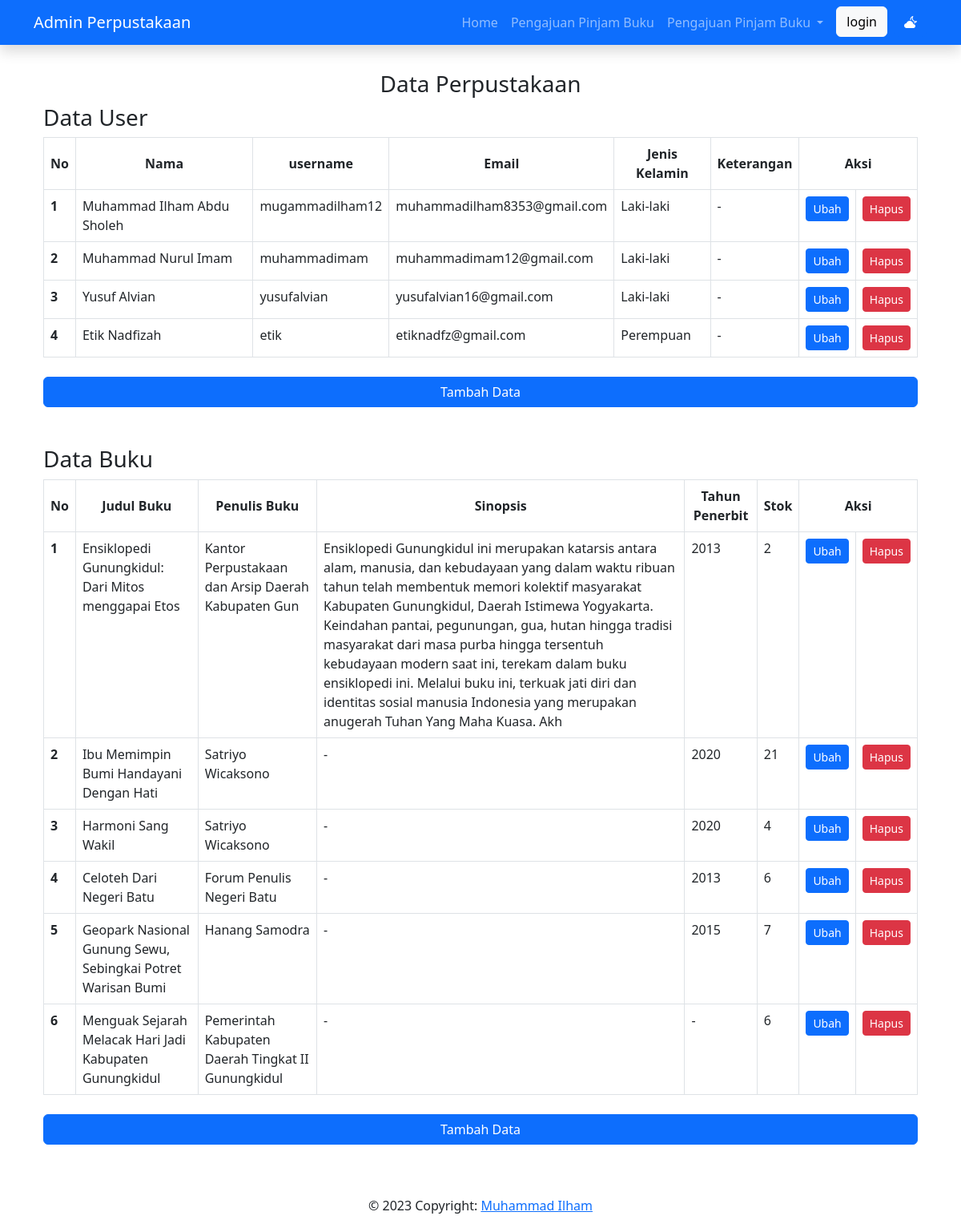
The page /data-perpustakaan.php on the database its author committed.
### tables this page shows
CREATE TABLE `user` (
  `username` varchar(15) NOT NULL,
  `nama` varchar(50) NOT NULL,
  `password` varchar(8) NOT NULL,
  `email` varchar(30) NOT NULL,
  `jenis_kelamin` varchar(10) NOT NULL,
  `keterangan` text NOT NULL
);

CREATE TABLE `buku` (
  `id_buku` int(11) NOT NULL,
  `judul_buku` varchar(100) NOT NULL,
  `penulis_buku` varchar(50) NOT NULL,
  `sinopsis` varchar(500) NOT NULL,
  `tahun` varchar(4) NOT NULL,
  `stok` int(11) NOT NULL
);

### data-perpustakaan.php (the view, shortened to what this page needs)
<?php include 'template/header.php'; ?>
<body>
	<?php include 'template/nav.php'; ?>
	<div class="container mt-5 p-4">
		<div class="top-bar">
			<h3 class="text-center mt-3">Data Perpustakaan</h3>
		</div>
		<div class="form-data">
			<h3>Data User</h3>
			<table class="table table-bordered table-hover">
				<thead>
					<tr>
						<th scope="col" class="text-center align-items-center align-middle">No</th>
						<th scope="col" class="text-center align-items-center align-middle">Nama</th>
						<th scope="col" class="text-center align-items-center align-middle">username</th>
						<th scope="col" class="text-center align-items-center align-middle">Email</th>
						<th scope="col" class="text-center align-items-center align-middle">Jenis Kelamin</th>
						<th scope="col" class="text-center align-items-center align-middle">Keterangan</th>
						<th colspan="2" class="text-center align-items-center align-middle">Aksi</th>
					</tr>
				</thead>
				<tbody>
					<?php
					$i = 1;
					include "koneksi.php";
					$query = "SELECT * FROM user";
					$result = mysqli_query($koneksi, $query);
					while ($data = mysqli_fetch_array($result)) {
						echo "<tr>";
						echo "<th scope=\"row\">" . $i++ . "</th>";
						echo "<td>" . $data['nama'] . "</td>";
						echo "<td>" . $data['username'] . "</td>";
						echo "<td>" . $data['email'] . "</td>";
						echo "<td>" . $data['jenis_kelamin'] . "</td>";
						echo "<td>" . $data['keterangan'] . "</td>";
						echo "<td><a href='detail-anggota.php?username=" . $data['username'] . "'><button type=\"button\" class=\"btn btn-primary btn-sm\">Ubah</button></a></td>";
						echo "<td><a href='hapus-user.php?username=" . $data['username'] . "'><button type=\"button\" class=\"btn btn-danger btn-sm\">Hapus</button></a></td>";
						echo "</tr>";
					}
					?>
				</tbody>
			</table>
			<div class="mt-4 mb-4">
				<a class="btn btn-primary w-100" href="form-pendaftaran.php" role="button">Tambah Data</a>
			</div>
		</div>
		<h3 class="mt-5">Data Buku</h3>
		<table class="table table-bordered table-hover">
			<thead>
				<tr>
					<th scope="col" class="text-center align-items-center align-middle">No</th>
					<th scope="col" class="text-center align-items-center align-middle">Judul Buku</th>
					<th scope="col" class="text-center align-items-center align-middle">Penulis Buku</th>
					<th scope="col" class="text-center align-items-center align-middle">Sinopsis</th>
					<th scope="col" class="text-center align-items-center align-middle">Tahun Penerbit</th>
					<th scope="col" class="text-center align-items-center align-middle">Stok</th>
					<th colspan="2" class="text-center align-items-center align-middle">Aksi</th>
				</tr>
			</thead>
			<tbody>
				<?php
				$a = 1;
				include "koneksi.php";
				$query = "SELECT * FROM buku";
				$result = mysqli_query($koneksi, $query);
				while ($data = mysqli_fetch_array($result)) {
					echo "<tr>";
					echo "<th scope=\"row\">" . $a++ . "</th>";
					echo "<td>" . $data['judul_buku'] . "</td>";
					echo "<td>" . $data['penulis_buku'] . "</td>";
					echo "<td>" . $data['sinopsis'] . "</td>";
					echo "<td>" . $data['tahun'] . "</td>";
					echo "<td>" . $data['stok'] . "</td>";
					echo "<td><a href='detail-buku.php?id_buku=" . $data['id_buku'] . "'><button type=\"button\" class=\"btn btn-primary btn-sm\">Ubah</button></a></td>";
					echo "<td><a href='hapus-buku.php?id_buku=" . $data['id_buku'] . "'><button type=\"button\" class=\"btn btn-danger btn-sm\">Hapus</button></a></td>";
					echo "</tr>";
				}
				?>
			</tbody>
		</table>
		<div class="mt-4 mb-4">
			<a class="btn btn-primary w-100" href="form-buku.php" role="button">Tambah Data</a>
		</div>
	</div>
	<?php include 'template/footer.php'; ?>

### template/header.php (shortened to what this page needs)
<!DOCTYPE html>
<html id="myDiv" data-bs-theme="light">
<head>
	<link rel="stylesheet" href="https://cdn.jsdelivr.net/npm/bootstrap-icons@1.10.3/font/bootstrap-icons.css">
	<link rel="stylesheet" type="text/css" href="css/style.css">
	<link href="https://cdn.jsdelivr.net/npm/bootstrap@5.3.0-alpha1/dist/css/bootstrap.min.css" rel="stylesheet">
</head>

### template/nav.php (shortened to what this page needs)
<nav class="navbar navbar-dark navbar-expand-lg bg-primary fixed-top shadow">
    <div class="container">
        <a class="navbar-brand" href="#">Admin Perpustakaan</a>
        <div class="collapse navbar-collapse" id="navbarNav">
            <ul class="navbar-nav ms-auto">
                <li class="nav-item active">
                    <a class="nav-link" href="index.php">Home</a>
                </li>
                <li class="nav-item">
                    <a class="nav-link" href="#">Pengajuan Pinjam Buku</a>
                </li>
                <li class="nav-item dropdown">
                    <a class="nav-link dropdown-toggle" href="#" role="button" data-bs-toggle="dropdown" aria-expanded="false">
                        Pengajuan Pinjam Buku
                    </a>
                </li>
                <li class="ms-2 me-2">
                    <button class="btn btn-light" ">login</button>
                </li>
                <li>
                    <button class=" btn btn-primary" id="butonku"><i class="bi bi-cloud-moon-fill"></i>
                </li>
            </ul>
        </div>
    </div>
</nav>

### template/footer.php (shortened to what this page needs)
<footer class="footer mt-auto footer-copyright text-center py-3">
	<div class="container">
		© 2023 Copyright: <a href="#"> Muhammad Ilham</a>
	</div>
</footer>
</body>
</html>

### rows shown on the page
user: nama "Muhammad Ilham Abdu Sholeh", username "mugammadilham12", email "muhammadilham8353@gmail.com", jenis_kelamin "Laki-laki", keterangan "-"
user: nama "Muhammad Nurul Imam", username "muhammadimam", email "muhammadimam12@gmail.com", jenis_kelamin "Laki-laki", keterangan "-"
user: nama "Yusuf Alvian", username "yusufalvian", email "yusufalvian16@gmail.com", jenis_kelamin "Laki-laki", keterangan "-"
user: nama "Etik Nadfizah", username "etik", email "etiknadfz@gmail.com", jenis_kelamin "Perempuan", keterangan "-"
buku: judul_buku "Ensiklopedi Gunungkidul: Dari Mitos menggapai Etos", penulis_buku "Kantor Perpustakaan dan Arsip Daerah Kabupaten Gun", sinopsis "Ensiklopedi Gunungkidul ini merupakan katarsis antara alam, manusia, dan kebudayaan yang dalam waktu ribuan tahun telah membentuk memori kolektif masyarakat Kabupaten Gunungkidul, Daerah Istimewa Yogyakarta. Keindahan pantai, pegunungan, gua, hutan hingga tradisi masyarakat dari masa purba hingga tersentuh kebudayaan modern saat ini, terekam dalam buku ensiklopedi ini. Melalui buku ini, terkuak jati diri dan identitas sosial manusia Indonesia yang merupakan anugerah Tuhan Yang Maha Kuasa. Akh", tahun "2013", stok "2"
buku: judul_buku "Ibu Memimpin Bumi Handayani Dengan Hati", penulis_buku "Satriyo Wicaksono", sinopsis "-", tahun "2020", stok "21"
buku: judul_buku "Harmoni Sang Wakil", penulis_buku "Satriyo Wicaksono", sinopsis "-", tahun "2020", stok "4"
buku: judul_buku "Celoteh Dari Negeri Batu", penulis_buku "Forum Penulis Negeri Batu", sinopsis "-", tahun "2013", stok "6"
buku: judul_buku "Geopark Nasional Gunung Sewu, Sebingkai Potret Warisan Bumi", penulis_buku "Hanang Samodra", sinopsis "-", tahun "2015", stok "7"
buku: judul_buku "Menguak Sejarah Melacak Hari Jadi Kabupaten Gunungkidul", penulis_buku "Pemerintah Kabupaten Daerah Tingkat II Gunungkidul", sinopsis "-", tahun "-", stok "6"
